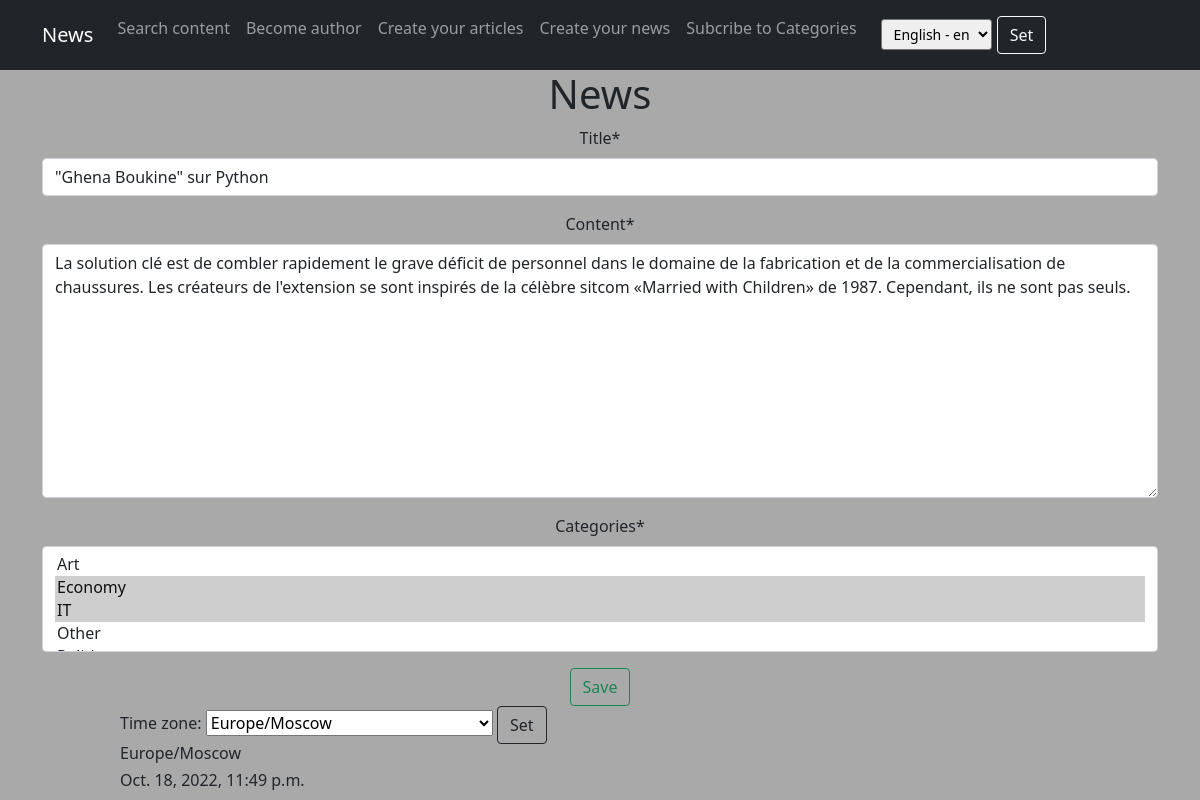
Screenshot of /main/news/1/edit/ (signed in) with the database file from the repository.
### news_project/models.py (models this page shows, shortened)
class Post(models.Model):
    author = models.ForeignKey(Author, on_delete=models.CASCADE)
    choice = models.CharField(max_length=4, choices=CONTENT_TYPES, default=article)
    register_date = models.DateTimeField(auto_now_add=True)
    categories = models.ManyToManyField('Category', through='PostCategory')
    title = models.CharField(max_length=50)
    content = models.TextField()
    content_rating = models.SmallIntegerField(default=0)

### news_project/views.py (the view, shortened to what this page needs)
# urls.py: path('news/<int:pk>/edit/', NewsUpdate.as_view(), name='news_update'),
class NewsUpdate(PermissionRequiredMixin, UpdateView):
    form_class = PostForm
    model = Post
    template_name = 'news_edit.html'
    permission_required = ('news_project.change_post', )

### news_project/forms.py (shortened to what this page needs)
class PostForm(forms.ModelForm):
    class Meta:
        model = Post
        fields = [
            'title',
            'content',
            'categories',
        ]

### news_project/context_processors.py (called while the page is built)
def navigate_context(request):
    category = Category.objects.all()
    archives = Post.objects.annotate(
        year=ExtractYear('register_date'),
        month=ExtractMonth('register_date')
    ).values('year', 'month').annotate(total=Count('id'))
    user_timezone = pytz.timezone(
        request.session.get('django_timezone') or TIME_ZONE
    )
    current_time = timezone.now().astimezone(user_timezone)
    context = {
        'category': category,
        'archives': archives,
        'current_time': current_time,
        'timezones': pytz.common_timezones,
    }
    return context

### news_project/models.py (called while the page is built)
    def __str__(self):
        return self.category_name

### templates/news_edit.html (shortened to what this page needs)
{% extends 'flatpages/default.html' %}
{% load crispy_forms_filters %}
{% load i18n %}
{% block content %}
<h1>{% trans "News" %}</h1>
<form action="" method="post">
    {{ form|crispy }}
    <input type="submit" class="btn btn-outline-success" value="{% trans "Save" %}" />
</form>
{% endblock content %}

### rows the page displays
Post: title "\"Ghena Boukine\" sur Python", content "La solution clé est de combler rapidement le grave déficit de personnel dans le domaine de la fabrication et de la commercialisation de chaussures. Les créateurs de l'extension se sont inspirés de la célèbre sitcom «Married with Children» de 1987. Cependant, ils ne sont pas seuls."

### other values shown
{{ TIME_ZONE }} "Europe/Moscow"
{{ current_time|timezone:TIME_ZONE }} "Oct. 18, 2022, 11:49 p.m."
form field language "English - en"
form field timezone "Europe/Moscow"
